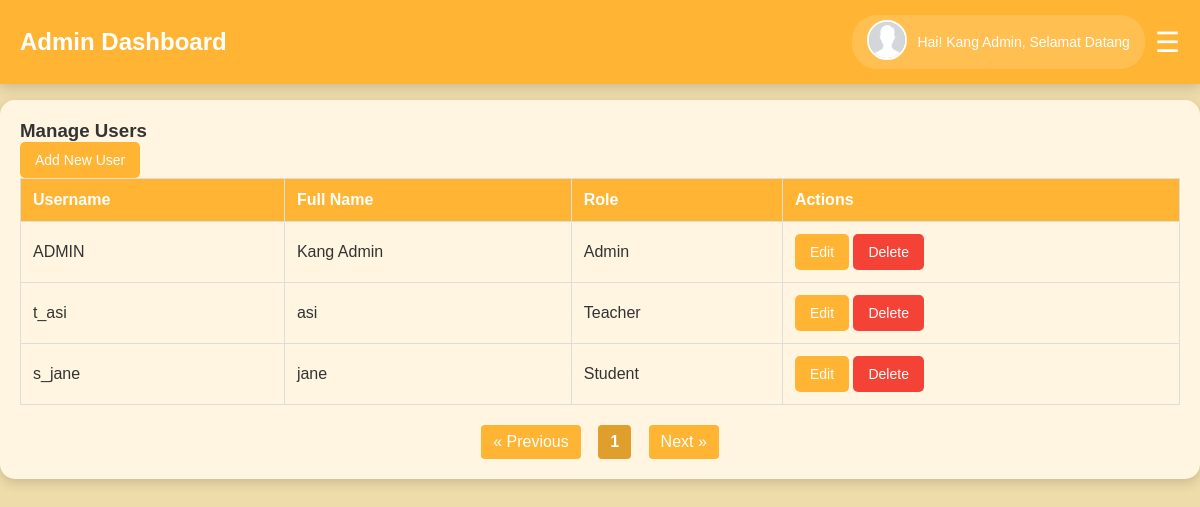
/dashboard_admin.php (signed in), run on the app's committed database.
### tables this page shows
CREATE TABLE `users` (
  `id` int(11) NOT NULL,
  `username` varchar(50) NOT NULL,
  `password` varchar(255) NOT NULL,
  `full_name` varchar(100) NOT NULL,
  `role` enum('admin','teacher','student') NOT NULL,
  `profile_picture` varchar(255) DEFAULT 'fotos/profile/default.png'
);

### php/include-pagnation.php (called while the page is built)
<?php
$limit = 5;
$page = isset($_GET['page']) ? (int)$_GET['page'] : 1;
$offset = ($page - 1) * $limit;
$totalQuery = "SELECT COUNT(*) as total FROM users";
$totalResult = $conn->query($totalQuery);
$totalUsers = $totalResult->fetch_assoc()['total'];
$totalPages = ceil($totalUsers / $limit);
$query = "SELECT * FROM users LIMIT $limit OFFSET $offset";
$result = $conn->query($query);
?>

### dashboard_admin.php (the view, shortened to what this page needs)
<?php
include 'koneksi.php';
$user_id = $_SESSION['user_id'];
$query_admin = "SELECT id, full_name, profile_picture FROM users WHERE id = ? AND role = 'admin'";
$stmt_admin = $conn->prepare($query_admin);
$stmt_admin->bind_param("i", $user_id);
$stmt_admin->execute();
$result_admin = $stmt_admin->get_result();
$admin = $result_admin->fetch_assoc();
$admin_name = $admin['full_name'];
$admin_photo = !empty($admin['profile_picture']) ? $admin['profile_picture'] : 'fotos/profile/default.png';
?>
<!DOCTYPE html>
<html lang="id">
<head>
  <link rel="stylesheet" href="css/style.css">
  <link rel="stylesheet" href="css/stylepage.css">
</head>
<body>
<nav class="navbar">
  <div class="navbar-left">
    <h2>Admin Dashboard</h2>
  </div>
  <div class="navbar-right">
    <div class="profile">
      <a href="profil.php">
        <img src="<?php echo htmlspecialchars($admin_photo); ?>" alt="Profile" class="profile-logo">
      </a>
      <span class="welcome-message">
        Hai! <?php echo htmlspecialchars($admin_name); ?>, Selamat Datang
      </span>
    </div>
    <button id="menu-btn" class="menu-btn">☰</button>
  </div>
</nav>
<div class="wrapper">
  <main class="container">
    <h3>Manage Users</h3>
    <a href="crud-admin/add_user.php" class="button">Add New User</a>
    <div class="table-responsive">
      <table class="user-table">
        <thead>
          <tr>
            <th>Username</th>
            <th>Full Name</th>
            <th>Role</th>
            <th>Actions</th>
          </tr>
        </thead>
        <tbody>
          <?php
          include 'php/include-pagnation.php';
          if ($result->num_rows > 0) {
              while ($row = $result->fetch_assoc()) {
                  echo "<tr>";
                  echo "<td>" . htmlspecialchars($row['username']) . "</td>";
                  echo "<td>" . htmlspecialchars($row['full_name']) . "</td>";
                  echo "<td>" . ucfirst(htmlspecialchars($row['role'])) . "</td>";
                  echo "<td>
                          <a href='crud-admin/edit_user.php?id=" . $row['id'] . "' class='button'>Edit</a>
                          <a href='crud-admin/delete_user.php?id=" . $row['id'] . "' class='button delete-btn'>Delete</a>
                        </td>";
                  echo "</tr>";
              }
          } else {
              echo "<tr><td colspan='4'>No users found</td></tr>";
          }
          ?>
        </tbody>
      </table>
      <div class="pagination">
        <a href="?page=<?= ($page - 1) > 0 ? $page - 1 : 1 ?>" class="prev">&laquo; Previous</a>
        <?php
        $pageRange = 3;
        $startPage = max(1, $page - floor($pageRange / 2));
        $endPage = min($totalPages, $startPage + $pageRange - 1);
        if ($endPage - $startPage + 1 < $pageRange) {
            $startPage = max(1, $endPage - $pageRange + 1);
        }
        for ($i = $startPage; $i <= $endPage; $i++) {
            echo "<a href='?page=$i' class='" . ($i == $page ? 'active' : '') . "'>$i</a>";
        }
        ?>
        <a href="?page=<?= ($page + 1) <= $totalPages ? $page + 1 : $totalPages ?>" class="next">Next &raquo;</a>
      </div>
    </div>
  </main>
</div>
</body>
</html>

### css/style.css (style rules this page uses)
:root { --bg-color: #EFDCAB; --bg-color-2: #FFF5E1; --text-color: #333; --primary-color: #FFB433; --hover-color: #E09E2C; --sidebar-bg: #FFB433; --sidebar-text: #5A3E1B; --overlay-bg: rgba(0, 0, 0, 0.5); --shadow-light: 0px 4px 12px rgba(0, 0, 0, 0.15); }
*, *::before, *::after { margin: 0; padding: 0; box-sizing: border-box; font-family: Arial, sans-serif; }
html { scroll-behavior: smooth; }
body { background-color: var(--bg-color); color: var(--text-color); transition: all 0.3s ease-in-out; }
.navbar { display: flex; justify-content: space-between; align-items: center; background: var(--primary-color); padding: 15px 20px; color: white; position: fixed; width: 100%; top: 0; left: 0; z-index: 1000; box-shadow: var(--shadow-light); }
.navbar-left h2 { font-size: 24px; }
.navbar-right { display: flex; align-items: center; gap: 10px; }
.profile { display: flex; align-items: center; background: rgba(255, 255, 255, 0.15); border-radius: 25px; padding: 5px 15px; gap: 10px; }
.profile-logo { width: 40px; height: 40px; object-fit: cover; border-radius: 50%; border: 2px solid white; }
.welcome-message { color: white; font-weight: 500; font-size: 14px; text-transform: capitalize; white-space: nowrap; }
.container { max-width: 1200px; margin: 100px auto 20px auto; padding: 20px; background: var(--bg-color-2); border-radius: 15px; box-shadow: var(--shadow-light); }
.table-responsive { width: 100%; overflow-x: auto; }
.user-table { width: 100%; min-width: 600px; border-collapse: collapse; }
.user-table th, .user-table td { border: 1px solid #ddd; padding: 12px; text-align: left; white-space: nowrap; }
.user-table th { background: var(--primary-color); color: white; }
.button { padding: 10px 15px; background-color: var(--primary-color); color: white; text-decoration: none; border-radius: 5px; display: inline-block; font-size: 14px; }
.delete-btn { background-color: #f44336; }
.menu-btn { background: none; border: none; color: white; font-size: 28px; cursor: pointer; }

### css/stylepage.css (style rules this page uses)
.pagination { margin-top: 20px; text-align: center; }
.pagination a { display: inline-block; padding: 8px 12px; margin: 0 3px; background-color: var(--primary-color); color: white; text-decoration: none; border-radius: 4px; transition: background-color 0.3s; }
.pagination a.active { background-color: var(--hover-color); font-weight: bold; }
.pagination .prev, .pagination .next { padding: 8px 12px; background-color: var(--primary-color); color: white; text-decoration: none; border-radius: 4px; transition: background-color 0.3s; }
.pagination .prev { margin-right: 10px; }
.pagination .next { margin-left: 10px; }

### data on the page
users: profile_picture (placeholder picture), full_name "Kang Admin", username "ADMIN", role "Admin"
users: username "t_asi", full_name "asi", role "Teacher"
users: username "s_jane", full_name "jane", role "Student"
